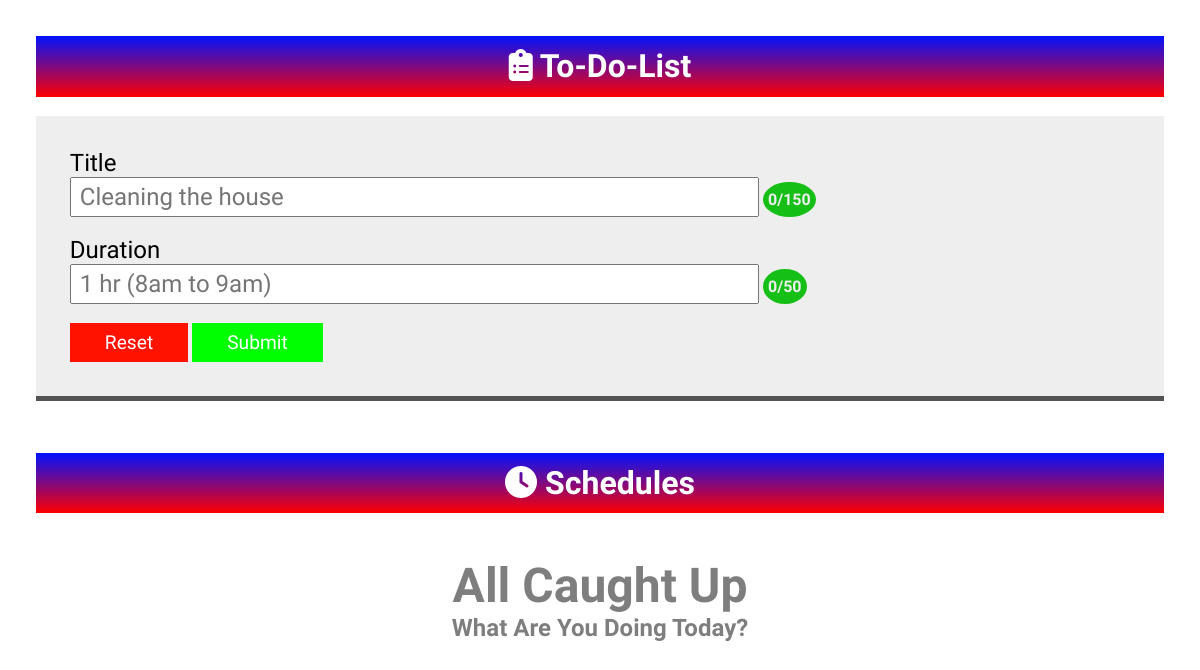
The app's page /, older data.
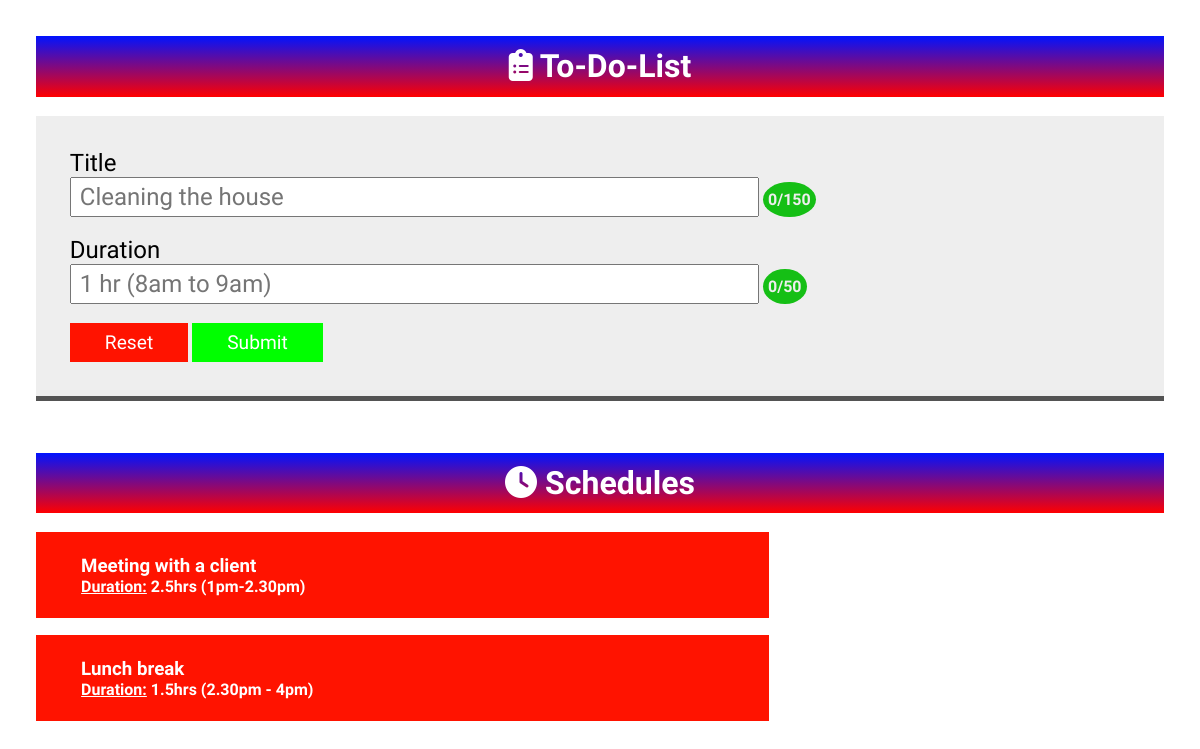
The same page, newer data.
### main/models.py (models this page shows, shortened)
class Schedule(models.Model):
    title: "Characters" = models.CharField(max_length=150,null=False)
    duration: "Time" = models.CharField(max_length=50,null=True)

### main/views.py (the view)
# urls.py: path("", include("main.urls")),
def main(request: "Request") -> "Response":
    entries = models.Schedule.objects.all()
    return render(request,"main/index.html",{'data':entries})

### main/templates/main/index.html (shortened to what this page needs)
{% load static %}
<!DOCTYPE html>
<html lang="en">
  <head>
    <link rel="stylesheet" href="{% static 'css/index.css' %}" />
  </head>
  <body>
    <h1 class="title"><i class="fa-solid fa-clipboard-list"></i> To-Do-List</h1>
    <br />
    <div class="input-area">
      <form action="{% url 'success' %}" method="POST">
        <label for="title" id="label">Title</label><br />
        <input
          type="text"
          name="title"
          id="title"
          oninput="countTitle()"
          placeholder="Cleaning the house"
          required
        />
        <label class="char-count"><span id="chars">0</span>/150</label>
        <br /><br />
        <label for="duration" id="label">Duration</label><br />
        <input
          type="text"
          name="duration"
          id="duration"
          placeholder="1 hr (8am to 9am)"
          oninput="countDuration()"
          onload="countDuration()"
          required
        />
        <label class="char-count"><span id="time">0</span>/50</label>
        <br /><br />
        <button class="form-buttons" onclick="javascript:void(0);Reset()">
          Reset
        </button>
        <button class="form-buttons submit">Submit</button>
      </form>
    </div>
    <div class="output-area">
      <h1 class="title"><i class="fa-solid fa-clock"></i> Schedules</h1>
      <br />
      <div class="schedules">
        {% for schedule in data %}
          <div class="schedule">
            <h3>{{ schedule.title }}</h3>
            <h4><span id="caption">Duration:</span> {{ schedule.duration }}</h4>
          </div>
        {% empty %}
          <div id="if-empty">
            <h1>All Caught Up</h1>
            <h4>What Are You Doing Today?</h4>
          </div>
        {% endfor %}
      </div>
    </div>
  </body>
</html>

### main/static/css/index.css (style rules this page uses)
body { margin-top: 3%; margin-left: 3%; margin-right: 3%; }
.title { font-size: 2rem; text-align: center; padding: 1% 2%; background-image: linear-gradient(#0013ff, #ff0000); color: white; }
.input-area { background-color: #eee; box-shadow: 0px 5px #535353; padding: 3%; margin-bottom: 5%; }
#label { font-size: 1.5rem; }
input { width: 65%; height: 2.5rem; padding: 0 8px; font-size: 1.5rem; }
.char-count { background-color: #15bf15; color: #eee; font-weight: 700; padding: 8px 5px; border-radius: 50%; }
.form-buttons { background-color: #ff1300; border: none; padding: 8px 35px; color: white; font-size: 1.2rem; transition: color 0.5s ease-in; }
.submit { background-color: #00ff00; }
.schedule { background-color:#ff1300; color: #fff; font-weight: 500; width:65%; padding: 2% 4%; margin-bottom: 1.5%; }
#caption { text-decoration: underline; }

### main/static/css/base/generic.css (style rules this page uses)
* { margin: 0; padding: 0; box-sizing: border-box; outline: none; position: relative; text-decoration: none; font-family: 'Edu VIC WA NT Beginner', cursive; }

Row changes from the older to the newer data that the page shows:
added Schedule: title "Meeting with a client", duration "2.5hrs (1pm-2.30pm)"
added Schedule: title "Lunch break", duration "1.5hrs (2.30pm - 4pm)"
Text that changed along with them:
text no longer shown: "All Caught Up What Are You Doing Today?"
